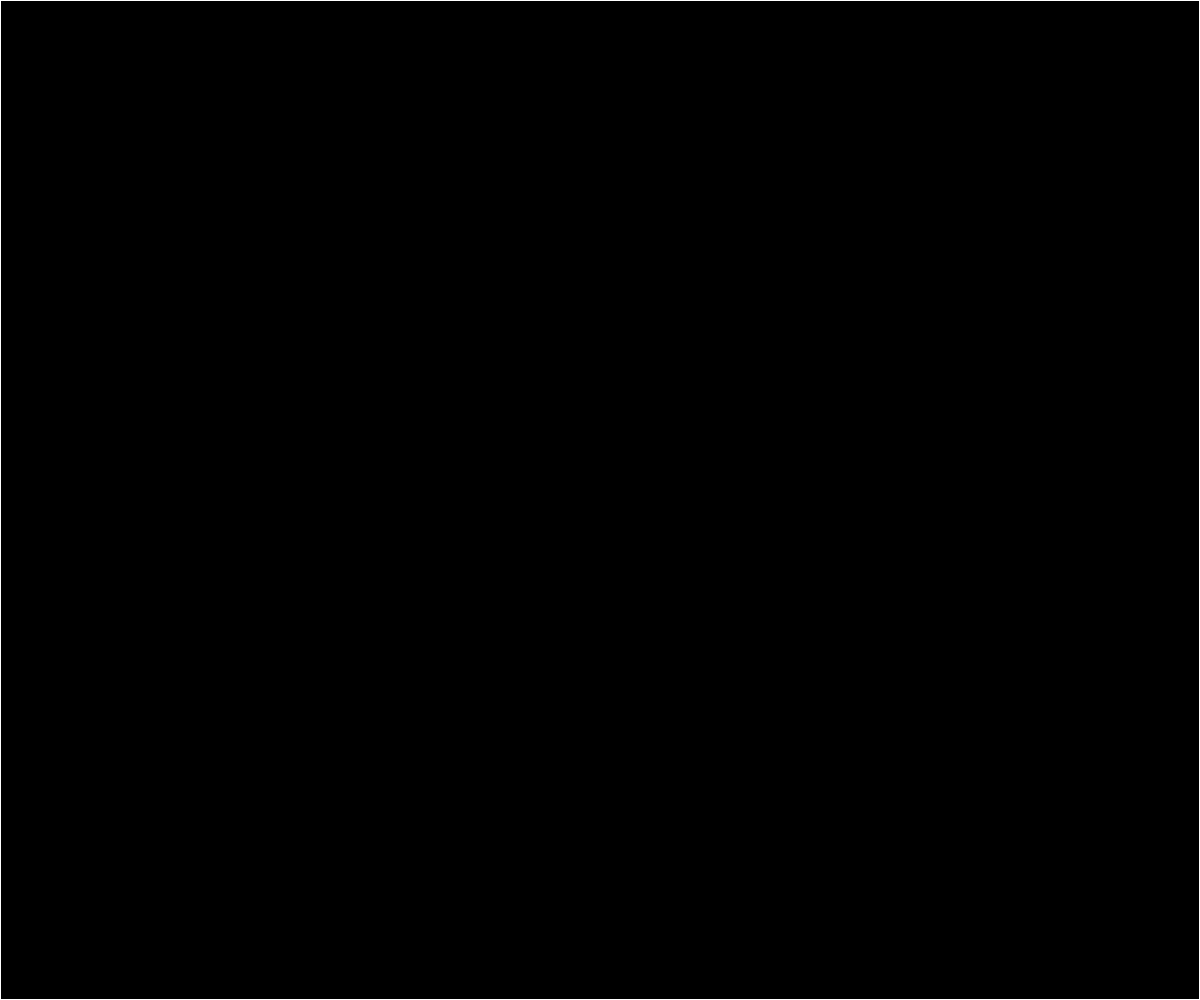
Frame 1 (no input)
Frame 60 (no input): identical to frame 1, image omitted
Frame 120 (the mouse pressed at the canvas centre since frame 60): identical to frame 1, image omitted

The p5.js sketch that drew this single still picture (run headless with seeded random() and noise() and a simulated clock; from frame 60 on, the mouse is pressed at the canvas centre):

// p5.js sketch
// ── sketch.js
let cols;
let rows;
let current;
let previous;

let dampening = 0.9999;

let sizeX, sizeY;
function setup() {
  pixelDensity(1);
  sizeX = windowWidth;
  sizeY = windowHeight;

  createCanvas(sizeX, sizeY);
  cols = width;
  rows = height;

  current = new Array(cols).fill(0).map(n => new Array(rows).fill(0));
  previous = new Array(cols).fill(0).map(n => new Array(rows).fill(0));
  
  for (let i = 0; i < sizeX; i++) {
    for (let y = 0; y < sizeY; y++) {
      previous[i][y] = 2000;
    }
  }
}

function mouseDragged() {
  previous[mouseX][mouseY] = 2000;
}

function mousePressed() {
  previous[mouseX][mouseY] = 2000;
}

function draw() {
  background(255);


  loadPixels();
  for (let i = 1; i < cols - 1; i++) {
    for (let j = 1; j < rows - 1; j++) {

      current[i][j] =
        (previous[i - 1][j] +
          previous[i + 1][j] +
          previous[i][j - 1] +
          previous[i][j + 1]) /
        2 -
        current[i][j];
      current[i][j] = current[i][j] * dampening;
      let index = (i + j * cols) * 4;
      pixels[index + 0] = 255 - current[i][j];
      pixels[index + 1] = 255 - current[i][j];
      pixels[index + 2] = 255 - current[i][j];
    }
  }
  updatePixels();


  let temp = previous;
  previous = current;
  current = temp;
}
// ── style.css
body {
  margin: 0;
  padding: 0;
  background-color: #dccdfa;
}

canvas {
  width: 1000px;
  height: 1000px;
  margin: 0 auto;
}
